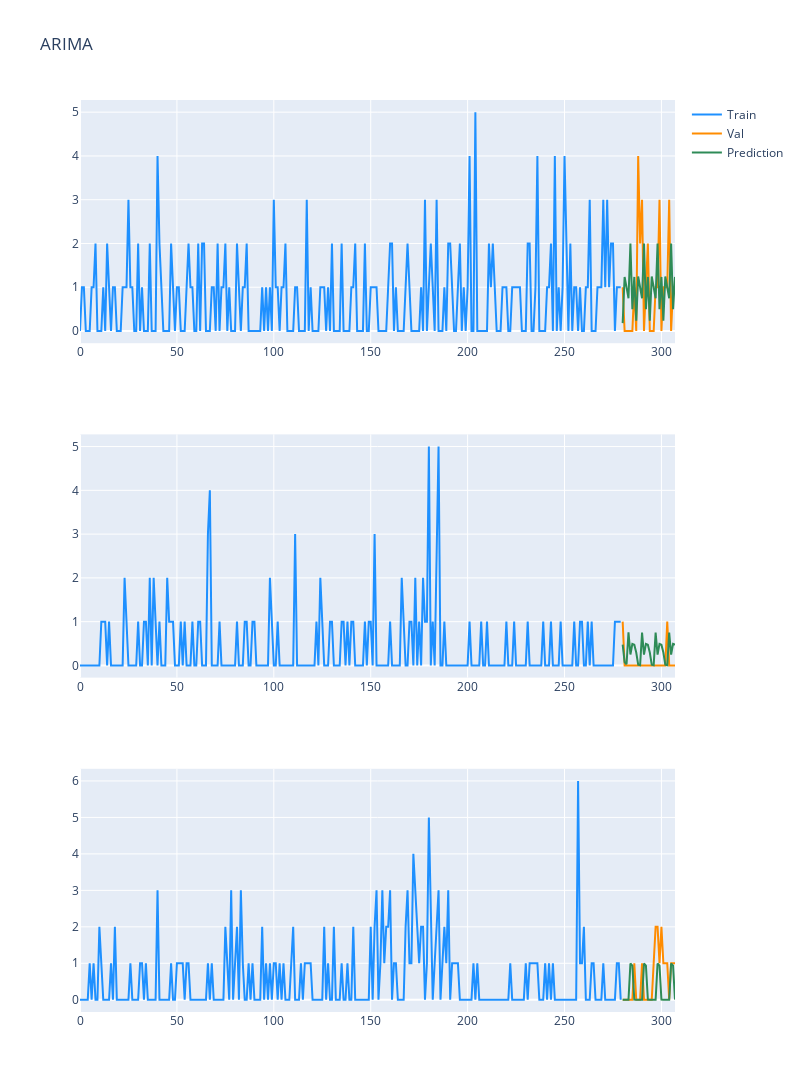

This figure's notebook cell:
### Code cell
pred_0 = predictions_arima[0]
pred_1 = predictions_arima[1]
pred_2 = predictions_arima[2]

plot_prediction(pred_0, pred_1, pred_2, title_text = "ARIMA")

### Figure 1 — Plotly figure (JSON) as saved in the notebook; plotly's stock layout.template omitted (floating-point values rounded to 4 significant figures; data arrays with more than 128 entries replaced by an {"elided": "..."} marker saying what was removed)
{"data": [{"marker": {"color": "dodgerblue"}, "mode": "lines", "name": "Train", "type": "scatter", "x": {"elided": "280 int values"}, "xaxis": "x", "y": {"elided": "280 int values"}, "yaxis": "y"}, {"marker": {"color": "darkorange"}, "mode": "lines", "name": "Val", "type": "scatter", "x": [280, 281, 282, 283, 284, 285, 286, 287, 288, 289, 290, 291, 292, 293, 294, 295, 296, 297, 298, 299, 300, 301, 302, 303, 304, 305, 306, 307], "xaxis": "x", "y": [1, 0, 0, 0, 0, 0, 1, 0, 4, 2, 3, 0, 1, 2, 0, 0, 0, 1, 1, 3, 0, 1, 1, 1, 3, 0, 1, 1], "yaxis": "y"}, {"marker": {"color": "seagreen"}, "mode": "lines", "name": "Prediction", "type": "scatter", "x": [280, 281, 282, 283, 284, 285, 286, 287, 288, 289, 290, 291, 292, 293, 294, 295, 296, 297, 298, 299, 300, 301, 302, 303, 304, 305, 306, 307], "xaxis": "x", "y": [0.1799, 1.233, 0.996, 0.7488, 1.999, 0.4966, 1.236, 0.236, 1.247, 0.9992, 0.7496, 1.999, 0.4967, 1.236, 0.236, 1.247, 0.9992, 0.7496, 1.999, 0.4967, 1.236, 0.236, 1.247, 0.9992, 0.7496, 1.999, 0.4967, 1.236], "yaxis": "y"}, {"marker": {"color": "dodgerblue"}, "mode": "lines", "name": "Train", "showlegend": false, "type": "scatter", "x": {"elided": "280 int values"}, "xaxis": "x2", "y": {"elided": "280 int values"}, "yaxis": "y2"}, {"marker": {"color": "darkorange"}, "mode": "lines", "name": "Val", "showlegend": false, "type": "scatter", "x": [280, 281, 282, 283, 284, 285, 286, 287, 288, 289, 290, 291, 292, 293, 294, 295, 296, 297, 298, 299, 300, 301, 302, 303, 304, 305, 306, 307], "xaxis": "x2", "y": [1, 0, 0, 0, 0, 0, 0, 0, 0, 0, 0, 0, 0, 0, 0, 0, 0, 0, 0, 0, 0, 0, 0, 1, 0, 0, 0, 0], "yaxis": "y2"}, {"marker": {"color": "seagreen"}, "mode": "lines", "name": "Prediction", "showlegend": false, "type": "scatter", "x": [280, 281, 282, 283, 284, 285, 286, 287, 288, 289, 290, 291, 292, 293, 294, 295, 296, 297, 298, 299, 300, 301, 302, 303, 304, 305, 306, 307], "xaxis": "x2", "y": [0.4757, 0.07746, 0.02631, 0.7581, 0.2502, 0.4924, 0.475, 0.2952, 0.01544, 0.004995, 0.7508, 0.2477, 0.4915, 0.4747, 0.2951, 0.01541, 0.004983, 0.7508, 0.2477, 0.4915, 0.4747, 0.2951, 0.01541, 0.004983, 0.7508, 0.2477, 0.4915, 0.4747], "yaxis": "y2"}, {"marker": {"color": "dodgerblue"}, "mode": "lines", "name": "Train", "showlegend": false, "type": "scatter", "x": {"elided": "280 int values"}, "xaxis": "x3", "y": {"elided": "280 int values"}, "yaxis": "y3"}, {"marker": {"color": "darkorange"}, "mode": "lines", "name": "Val", "showlegend": false, "type": "scatter", "x": [280, 281, 282, 283, 284, 285, 286, 287, 288, 289, 290, 291, 292, 293, 294, 295, 296, 297, 298, 299, 300, 301, 302, 303, 304, 305, 306, 307], "xaxis": "x3", "y": [0, 0, 0, 0, 0, 0, 1, 0, 0, 0, 1, 0, 0, 0, 0, 0, 1, 2, 2, 1, 2, 1, 1, 1, 0, 1, 1, 1], "yaxis": "y3"}, {"marker": {"color": "seagreen"}, "mode": "lines", "name": "Prediction", "showlegend": false, "type": "scatter", "x": [280, 281, 282, 283, 284, 285, 286, 287, 288, 289, 290, 291, 292, 293, 294, 295, 296, 297, 298, 299, 300, 301, 302, 303, 304, 305, 306, 307], "xaxis": "x3", "y": [-0.002185, 0.007984, -5.921e-05, -5.658e-06, 0.9954, 0.9382, 0.004612, -0.001744, 0.008026, -5.519e-05, -5.274e-06, 0.9954, 0.9382, 0.004612, -0.001744, 0.008026, -5.519e-05, -5.274e-06, 0.9954, 0.9382, 0.004612, -0.001744, 0.008026, -5.519e-05, -5.274e-06, 0.9954, 0.9382, 0.004612], "yaxis": "y3"}], "layout": {"height": 1200, "title": {"text": "ARIMA"}, "width": 800, "xaxis": {"anchor": "y", "domain": [0, 1]}, "xaxis2": {"anchor": "y2", "domain": [0, 1]}, "xaxis3": {"anchor": "y3", "domain": [0, 1]}, "yaxis": {"anchor": "x", "domain": [0.7333, 1]}, "yaxis2": {"anchor": "x2", "domain": [0.3667, 0.6333]}, "yaxis3": {"anchor": "x3", "domain": [0, 0.2667]}}}
